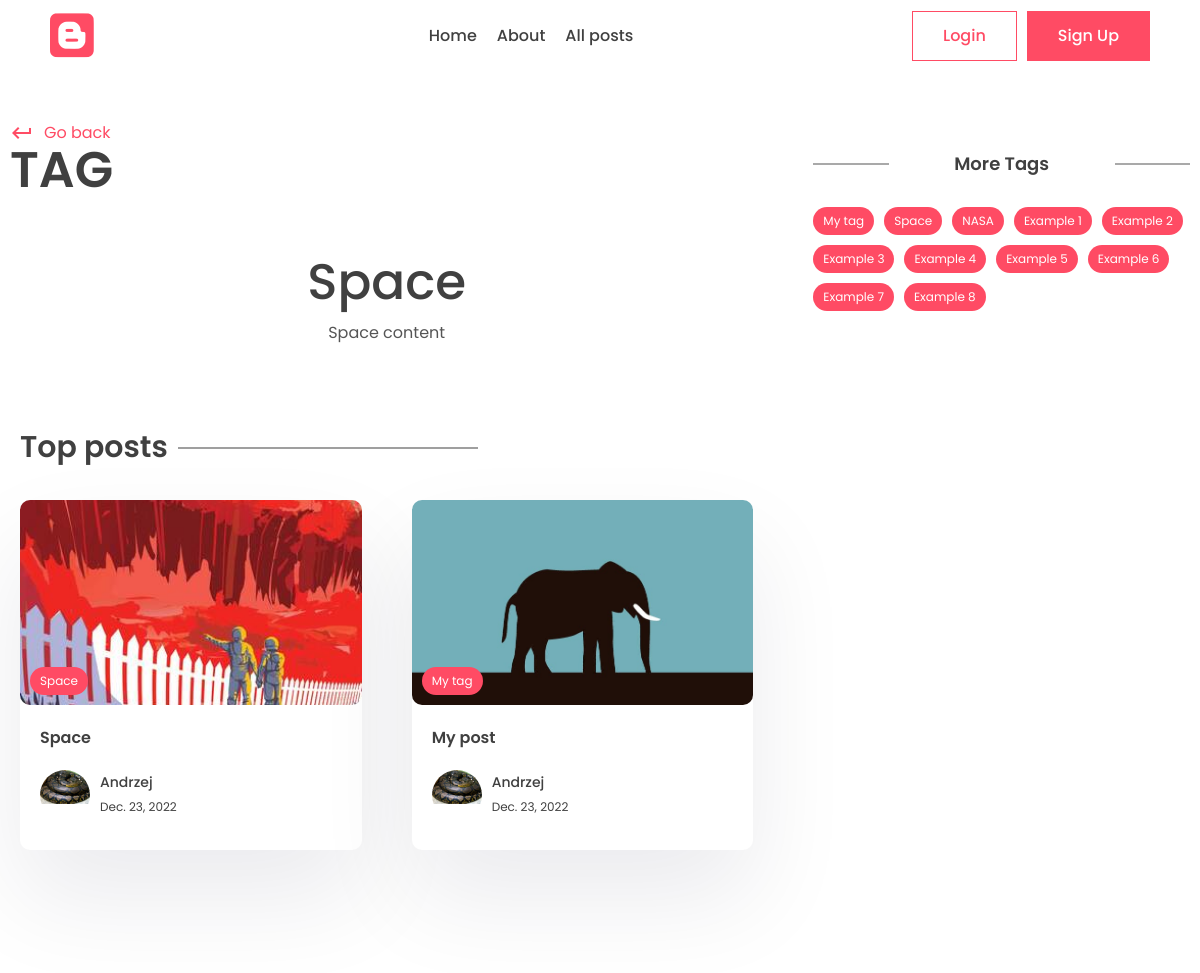
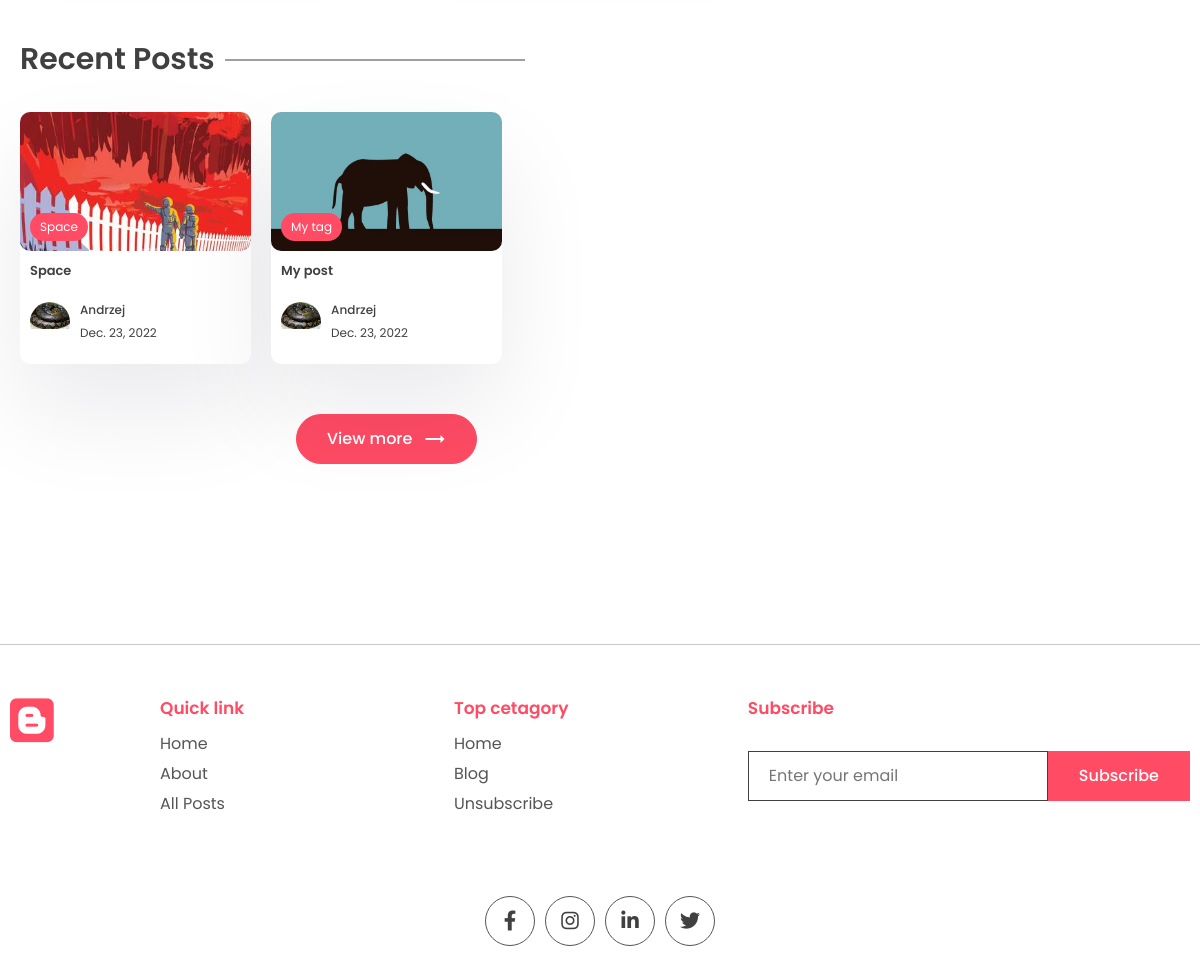
The app's page /tag/space with its own data (2 pictures, top to bottom).
### app/models.py (models this page shows, shortened)
class Tag(models.Model):
    name = models.CharField(max_length=100)
    description = models.CharField(max_length=100)
    slug = models.SlugField(max_length=200, unique=True)

class Post(models.Model):
    title = models.CharField(max_length=200)
    content = tinymce_models.HTMLField()
    last_updated = models.DateTimeField(auto_now=True)
    slug = models.SlugField(max_length=200, unique=True)
    image = models.ImageField(null=True, blank=True, upload_to="images/")
    view_count = models.IntegerField(null=True, blank=True)
    is_featured = models.BooleanField(default=False)
    likes = models.ManyToManyField(User, related_name="blog_post")
    tags = models.ManyToManyField(Tag, blank=True, related_name="post")
    author = models.ForeignKey(User, on_delete=models.CASCADE, null=True, blank=True)

class Profile(models.Model):
    user = models.OneToOneField(User, on_delete=models.CASCADE)
    profile_image = models.ImageField(null=True, blank=True, upload_to="images/")
    slug = models.SlugField(max_length=200, unique=True)
    bio = models.CharField(max_length=200)

### app/views.py (the view)
# urls.py: path("tag/<slug:slug>", views.tag_page, name="tag_page"),
def tag_page(request, slug):
    tags = Tag.objects.all()
    tag = Tag.objects.get(slug=slug)
    top_posts = Post.objects.filter(tags__in=[tag.id]).order_by("-view_count")[:2]
    recent_posts = Post.objects.filter(tags__in=[tag.id]).order_by("-last_updated")[:3]
    context = {"tag": tag, "tags": tags, "top_posts": top_posts, "recent_posts": recent_posts}
    return render(request, "app/tag.html", context)

### app/templates/app/tag.html (shortened to what this page needs)
{% extends 'base.html' %}
{% block content %}
<main>
    <div class="container">
        <div class="layout">
            <div class="left">
                <div class="page-top">
                    <div class="top flex">
                        <div class="page-name">
                            <a href="#" class="learn">
                                <span class="material-icons"> keyboard_return </span> Go
                                back
                            </a>
                            <h1>Tag</h1>
                        </div>
                    </div>
                </div>
                <center>
                    <div class="typo">
                        <h1 class="title">{{tag.name}}</h1>
                        <p>
                            {{tag.description}}
                        </p>
                    </div>
                </center>
                <section class="sp">
                    <div class="container">
                        <h1 class="sec-title">Top posts</h1>
                        <div class="grid-2 blog">
                            {% for post in top_posts %}
                            <a href="{% url 'post_page' post.slug %}">
                                <div class="card">
                                    <div class="post-img">
                                        <img src="{{post.image.url}}" alt="" />
                                        <div class="tag">{{post.tags.all.0.name}}</div>
                                    </div>
                                    <div class="card-content">
                                        <h3>
                                            {{post.title}}
                                        </h3>
                                        <div class="author">
                                            <div class="profile-pic">
                                                <img src="{{post.author.profile.profile_image.url}}" alt="" />
                                            </div>
                                            <div class="details">
                                                <p>{{post.author.first_name}}</p>
                                                <small>{{post.last_updated|date}}</small>
                                            </div>
                                        </div>
                                    </div>
                                </div>
                            </a>
                            {% endfor %}
                        </div>
                    </div>
                </section>
                <section class="sp">
                    <div class="container">
                        <h1 class="sec-title">Recent Posts</h1>
                        <div class="grid-3 blog-grid">
                            {% for post in recent_posts %}
                            <a href="{% url 'post_page' post.slug %}">
                                <div class="card">
                                    <div class="post-img">
                                        <img src="{{post.image.url}}" alt="" />
                                        <div class="tag">{{post.tags.all.0.name}}</div>
                                    </div>
                                    <div class="card-content">
                                        <h3>
                                            {{post.title}}
                                        </h3>
                                        <div class="author">
                                            <div class="profile-pic">
                                                <img src="{{post.author.profile.profile_image.url}}" alt="" />
                                            </div>
                                            <div class="details">
                                                <p>{{post.author.first_name}}</p>
                                                <small>{{post.last_updated|date}}</small>
                                            </div>
                                        </div>
                                    </div>
                                </div>
                            </a>
                            {% endfor %}
                        </div>
                        <center>
                            <button class="btn btn-primary rounded view">
                                View more
                                <span class="material-icons"> trending_flat </span>
                            </button>
                        </center>
                    </div>
                </section>
            </div>
            <div class="right">
                <div class="block">
                    <h2 class="title2">More Tags</h2>
                    <div class="blog-tags">
                        {% for tag in tags %}
                        <a href="{% url 'tag_page' tag.slug %}" class="tag">{{tag.name}}</a>
                        {% endfor %}
                    </div>
                </div>
            </div>
        </div>
    </div>
</main>
{% endblock content %}

### app/static/app/style.css (style rules this page uses)
* { margin: 0; padding: 0; box-sizing: border-box; text-decoration: none; border: none; outline: none; list-style: none; font-family: "Poppins", sans-serif; color: var(--black); }
:root { --red: #ff4b64; --black: #404040; --des: #555555; --shadow: #ffffff1a 0px 1px 1px 0px inset, #32325d40 0px 50px 100px -20px, #0000004d 0px 30px 60px -30px; --shadow2: rgba(17, 12, 46, 0.084) 0px 48px 100px 0px; }
html { font-size: 62.5%; }
[class*="grid"] { display: grid; }
img { width: 100%; }
.container { max-width: 1220px; margin: auto; padding: 0 10px; }
p, a { font-size: 1.6rem; color: var(--des); }
.btn { cursor: pointer; height: 5rem; padding: 0 3rem; font-size: 1.6rem; font-weight: 500; border: 1px solid var(--red); display: flex; align-items: center; justify-content: center; gap: 1rem; }
.btn span { color: white; }
.btn-primary { background: var(--red); color: white; }
.rounded { border-radius: 5rem; }
.typo { width: 50%; margin-top: 5rem; }
.title { font-size: 5rem; font-weight: 500; }
.sp { padding: 8rem 0; }
.grid-2 { grid-template-columns: 1.3fr 1fr; align-items: center; }
.post-img { height: 40rem; width: 100%; overflow: hidden; border-radius: 1rem; }
.post-img img { height: 100%; object-fit: cover; object-position: center; }
.learn { display: flex; align-items: center; gap: 1rem; color: var(--red); margin-top: 2rem; }
.learn span { color: #ff4b64; }
.sec-title { font-size: 3rem; font-weight: 600; position: relative; width: fit-content; margin-bottom: 3rem; }
.sec-title::after { content: ""; position: absolute; right: -31rem; height: 1px; width: 30rem; background: var(--black); top: 50%; transform: translateY(-50%); }
.grid-3 { grid-template-columns: repeat(3, 1fr); gap: 5rem; }
.card { background: white; box-shadow: var(--shadow2); border-radius: 1rem; cursor: pointer; transition: 0.3s; }
.post-img { position: relative; }
.tag { position: absolute; bottom: 1rem; left: 1rem; background: var(--red); color: white; border-radius: 5rem; padding: 0.5rem 1rem; font-size: 1.2rem; }
.card-content { padding: 2rem; padding-bottom: 3rem; }
.card h3 { font-size: 1.6rem; font-weight: 600; }
.card .post-img { width: 100%; height: unset; aspect-ratio: 1/0.6; }
.author { display: flex; align-items: center; gap: 1rem; margin-top: 2rem; }
.profile-pic { width: 5rem; aspect-ratio: 1/1; border-radius: 50%; overflow: hidden; }
.author p { color: var(--black); font-weight: 500; font-size: 1.4rem; }
.author small { color: var(--black); font-size: 1.2rem; }
.view { margin-top: 5rem; }
.layout { display: flex; gap: 5rem; }
.left { width: 100%; height: 100%; }
.right { position: sticky; top: 70px; height: 100%; width: 50%; }
.page-name h1 { font-size: 5rem; text-transform: uppercase; font-weight: 600; line-height: 5rem; }
.flex { display: flex; align-items: flex-end; justify-content: space-between; }
.left .typo { width: 100%; }
.blog { grid-template-columns: 1fr 1fr; gap: 5rem; }
.title2 { position: relative; font-size: 1.8rem; text-align: center; font-weight: 600; margin-bottom: 3rem; }
.title2::before { content: ""; position: absolute; height: 1px; width: 20%; background: var(--des); left: 0; top: 50%; transform: translateY(-50%); }
.title2::after { content: ""; position: absolute; height: 1px; width: 20%; background: var(--des); right: 0; top: 50%; transform: translateY(-50%); }
.blog-grid { gap: 2rem; }
.blog-grid .card-content { padding: 1rem; padding-bottom: 2rem; }
.blog-grid .card h3 { font-size: 1.3rem; font-weight: 600; }
.blog-grid .profile-pic { width: 4rem; }
.blog-grid .author p { font-size: 1.2rem; }
.block { margin-top: 5rem; }
.blog-tags .tag { position: unset; width: fit-content; }
.blog-tags { display: flex; align-items: center; flex-wrap: wrap; gap: 1rem; margin-top: 3rem; }
main { padding-top: 10rem !important; }
.post-img { width: 40%; }

### records on screen
Tag: name "Space", description "Space content"
Post: image (picture), tags.all.0.name "Space", title "Space", author.profile.profile_image (picture), author.first_name "Andrzej", last_updated "Dec. 23, 2022"
Post: image (picture), tags.all.0.name "My tag", title "My post", author.profile.profile_image (picture), author.first_name "Andrzej", last_updated "Dec. 23, 2022"
Tag: name "My tag"
Tag: name "NASA"
Tag: name "Example 1"
Tag: name "Example 2"
Tag: name "Example 3"
Tag: name "Example 4"
Tag: name "Example 5"
Tag: name "Example 6"
Tag: name "Example 7"
Tag: name "Example 8"
